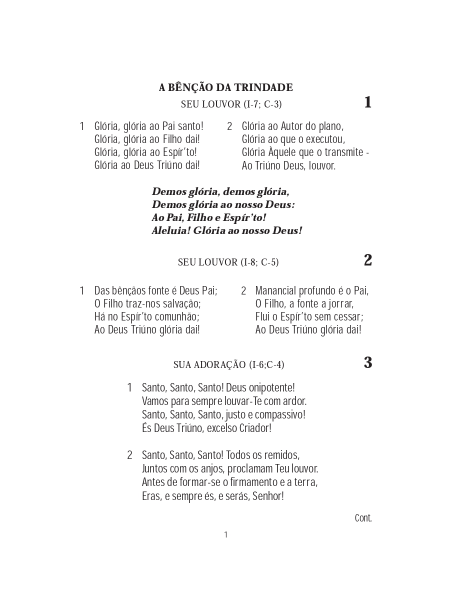
#> input picture images/8.2 Letras_page-0001.png, 905 x 1211 px, found by its file name (shown at 1/2 size); its folder holds only this picture in this run
$ python App.py   (older library calls are emulated)
#> lines starting #> are read from the running program, lines starting #| are printed output that depends on the picture; after the words box and inside, x2 and y2 are one past the last pixel; in counts of white or black regions, pixels touching at a corner belong together
### process_image/process_image.py
import cv2
import numpy as np
from PIL import Image

from utils.manipulate_images import *
from ocr.text_recog import *


def process_image(path_to_image):
    original_image = cv2.imread(path_to_image)
#> original_image is the input picture: shape (1211, 905, 3); mean B, G, R 248.1, 248, 248.2

    image_copy = original_image.copy()
    gray = cv2.cvtColor(image_copy, cv2.COLOR_BGR2GRAY)
    # show_image("Gray Image", gray)

    # downscaled_image = downscale_image(gray)
    _, threshold_image = get_threshold_image(gray, lower_threshold=200)
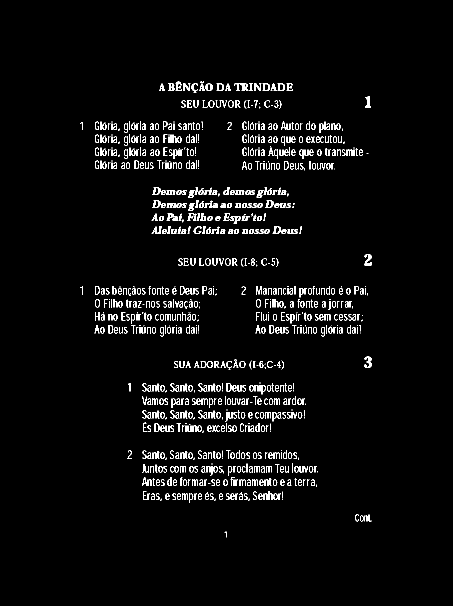
#> threshold_image: shape (1211, 905) (shown at 1/2 size); 3.5% white in thin lines or dots, all inside (x1, y1, x2, y2) = (160, 163, 744, 1075)
    dilated_image = dilate_image(threshold_image, x_rect=33, y_rect=33, iterations=5)
    contours, _ = get_contours(dilated_image)
    borders = get_borders_from_contours(contours)
    draw_borders(borders, gray)

    return crop_text_image(borders, gray)


def get_threshold_image(image, lower_threshold=230, upper_threshold=255):
    return cv2.threshold(image, lower_threshold, upper_threshold, cv2.THRESH_OTSU | cv2.THRESH_BINARY_INV)


def dilate_image(image, x_rect=18, y_rect=18, iterations=1):
#> called with x_rect = 33, y_rect = 33, iterations = 5
    rect_kernel = cv2.getStructuringElement(cv2.MORPH_RECT, (x_rect, y_rect))
    return cv2.dilate(image, rect_kernel, iterations=iterations)
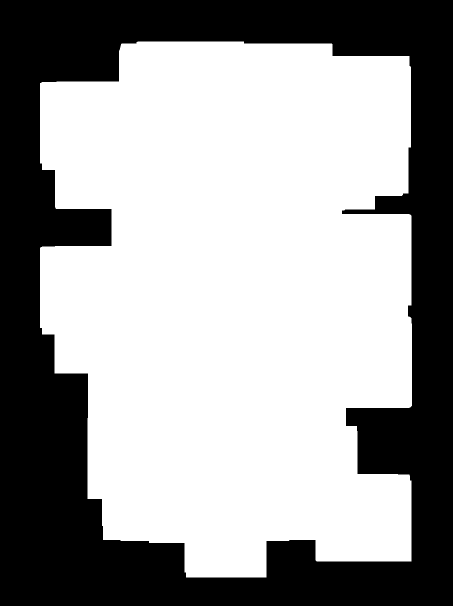
#> returned value: shape (1211, 905) (shown at 1/2 size); 61.6% white; 1 black region


def get_contours(image, mode=cv2.RETR_TREE, method=cv2.CHAIN_APPROX_SIMPLE):
#> in process_image, `contours, _ = get_contours(dilated_image)`: contours = 1 contour; box (x1, y1, x2, y2) and area: (80, 83, 824, 1155) 672780
    return cv2.findContours(image, mode, method)


def get_borders_from_contours(contours):
    borders = []
    for i, c in enumerate(contours):
        x, y, w, h = cv2.boundingRect(c)
        perimetro = ((w - x) * 2) + ((h - y) * 2)
        if perimetro > 3000:
            borders.append((i, x, y, x + w - 1, y + h - 1))
#> this loop made 1 pass
#> (x, y, w, h, perimetro) on pass 1: (80, 83, 744, 1072, 3306)
#> after the loop, borders = [(0, 80, 83, 823, 1154)]

    return borders


def get_edges_image(image, t_lower=100, t_upper=200, aperture_size=5):
    """Get image with Edges"""
    return cv2.Canny(np.asarray(image), t_lower, t_upper, aperture_size)

### utils/manipulate_images.py
from PIL import Image
import cv2 as cv


def draw_borders(borders, image):
    for border in borders:
        x, y, w, h = border[1], border[2], border[3], border[4]
        cv.rectangle(image, (x, y), (x + w, y + h), (0, 0, 0), 1)
#> this loop made 1 pass
#> (border, x, y, w, h) on pass 1: ((0, 80, 83, 823, 1154), 80, 83, 823, 1154)

    cv.imshow("Border", image)
    cv.waitKey()


def crop_text_image(borders, image):
    texts_image = []
    for border in borders:
        image_copy = image.copy()
        x, y, w, h = border[1], border[2], border[3], border[4]

        texts_image.append(image_copy[y:h, x:w])
#> after the loop, texts_image = 1 item

    return texts_image


# [12 lines left out: function downscale_image, not called in this run]

### ocr/text_recog.py
import cv2
import numpy as np
import os
import time
import pytesseract
from PIL import Image


def text_recog(text_im, lang):
    # apply thresholding to preprocess the image
#> called with lang = 'por'
    text_im = cv2.threshold(text_im, 210, 255, cv2.THRESH_BINARY)[1]
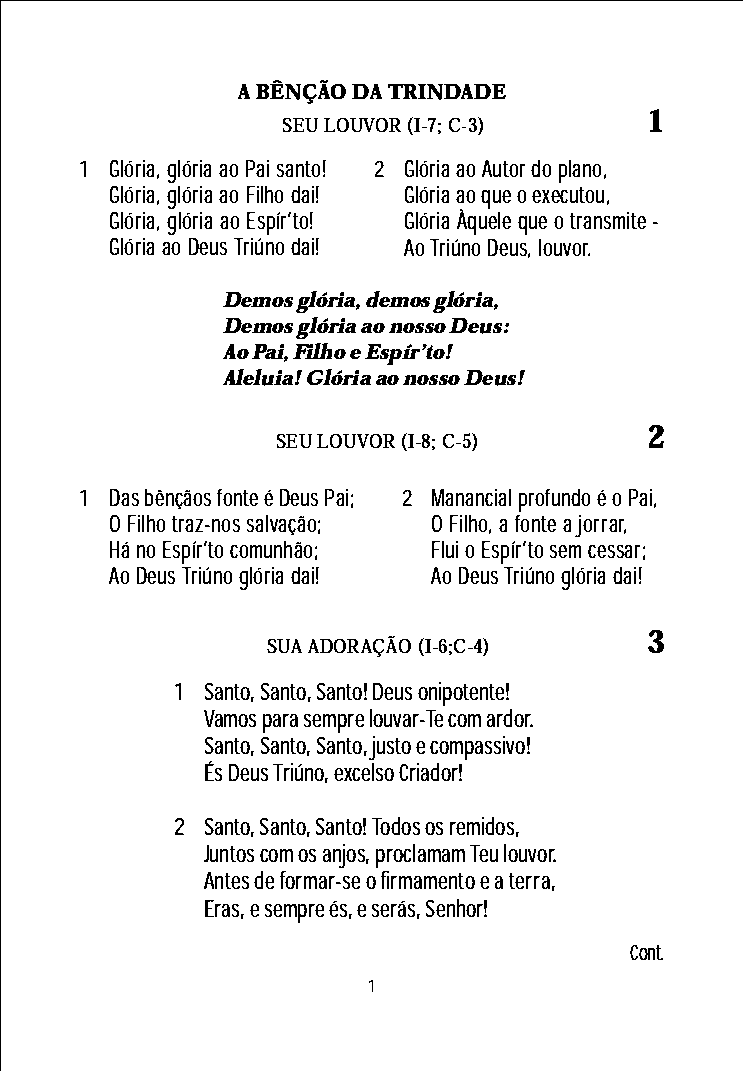
#> text_im: shape (1071, 743); 94.1% white; black in thin lines or dots
    cv2.imshow('Thrs', text_im)
    cv2.waitKey()

    # write the image to disk as a temporary file so we can
    # apply OCR to it
    filename = "{}.png".format(os.getpid())
    cv2.imwrite(filename, text_im)

    # load the image as a PIL/Pillow image, apply OCR, and then delete
    # the temporary file

    # The variable lang represents the traned data of tesseract ocr
    text = pytesseract.image_to_string(Image.open(filename), lang=lang)
    os.remove(filename)
    text = text.replace(" ", "")

    save_content(text, "hinario.txt")

    return text


# [11 lines left out: function save_content, not called in this run]

### App.py
from ocr.text_recog import*
from process_image.process_image import process_image

if __name__ == '__main__':
    path_to_images = "/home/anderson/dev/Convert-Image-To-Text/images/"
    lang = 'por'

    caminhos = [os.path.join(path_to_images, nome) for nome in os.listdir(path_to_images)]
    arquivos = [arq for arq in caminhos if os.path.isfile(arq)]
    jpgs = [arq for arq in arquivos if arq.lower().endswith(".png")]
    jpgs.sort()


    for image_path in jpgs:
        texts_image = process_image(image_path)

        for text in texts_image:
            text_recog(text, lang)
#> (the call stopped at in text_recog, `text = pytesseract.image_to_string(Image.open(filename), lang=lang)`: pytesseract is not available in this run)
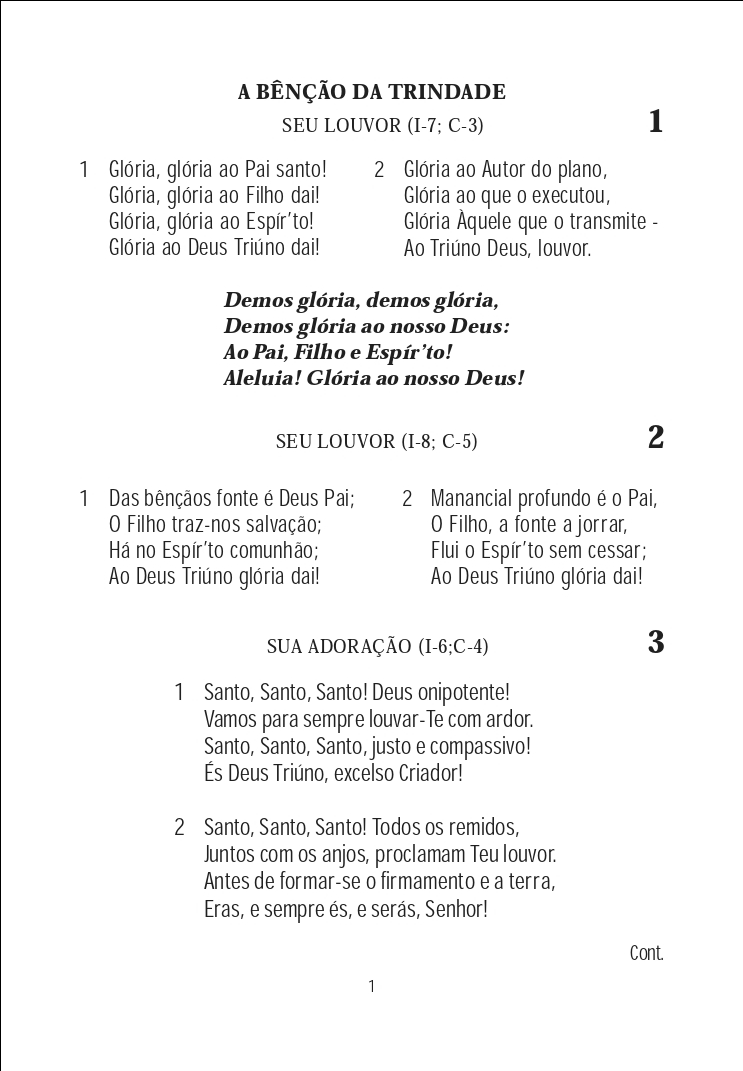
#> text: shape (1071, 743); min 0, max 255, mean 244.9

$ run again, on images/8.2 Letras_page-0040.png
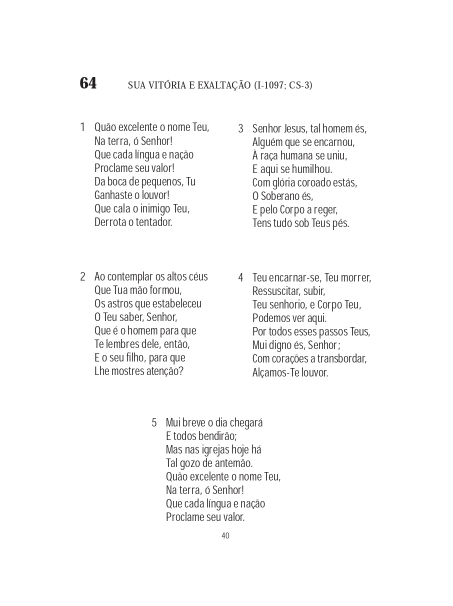
#> input picture images/8.2 Letras_page-0040.png, 905 x 1211 px, found by its file name (shown at 1/2 size)
#> in process_image, original_image is the input picture: shape (1211, 905, 3); mean B, G, R 248.4, 248.4, 248.5
#> in process_image, `_, threshold_image = get_threshold_image(gray, lower_threshold=200)`:
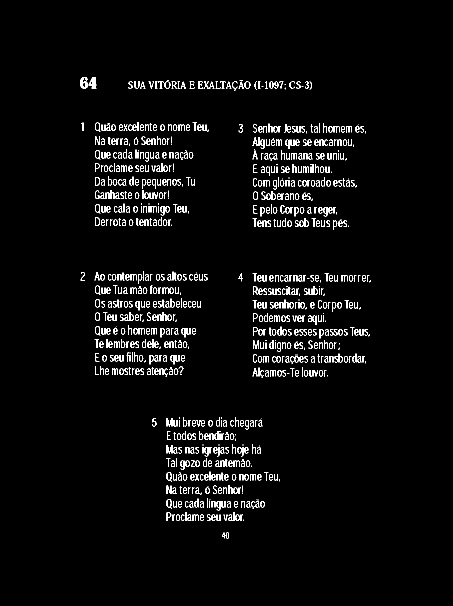
#> threshold_image: shape (1211, 905) (shown at 1/2 size); 3.3% white in thin lines or dots, all inside (x1, y1, x2, y2) = (160, 154, 741, 1077)
#> contours = 1 contour; box (x1, y1, x2, y2) and area: (80, 74, 821, 1157) 644369
#> the loop in get_borders_from_contours, `for i, c in enumerate(contours):` made 1 pass
#> (x, y, w, h, perimetro) on pass 1: (80, 74, 741, 1083, 3340)
#> after the loop in get_borders_from_contours, `for i, c in enumerate(contours):`: borders = [(0, 80, 74, 820, 1156)]
#> the loop in draw_borders, `for border in borders:` made 1 pass
#> (border, x, y, w, h) on pass 1: ((0, 80, 74, 820, 1156), 80, 74, 820, 1156)
#> the loop in crop_text_image, `for border in borders:` made 1 pass
#> after the loop in crop_text_image, `for border in borders:`: texts_image = 1 item
#> text_im: shape (1082, 740); 94.3% white; black in thin lines or dots
#> `text_recog(text, lang)`:
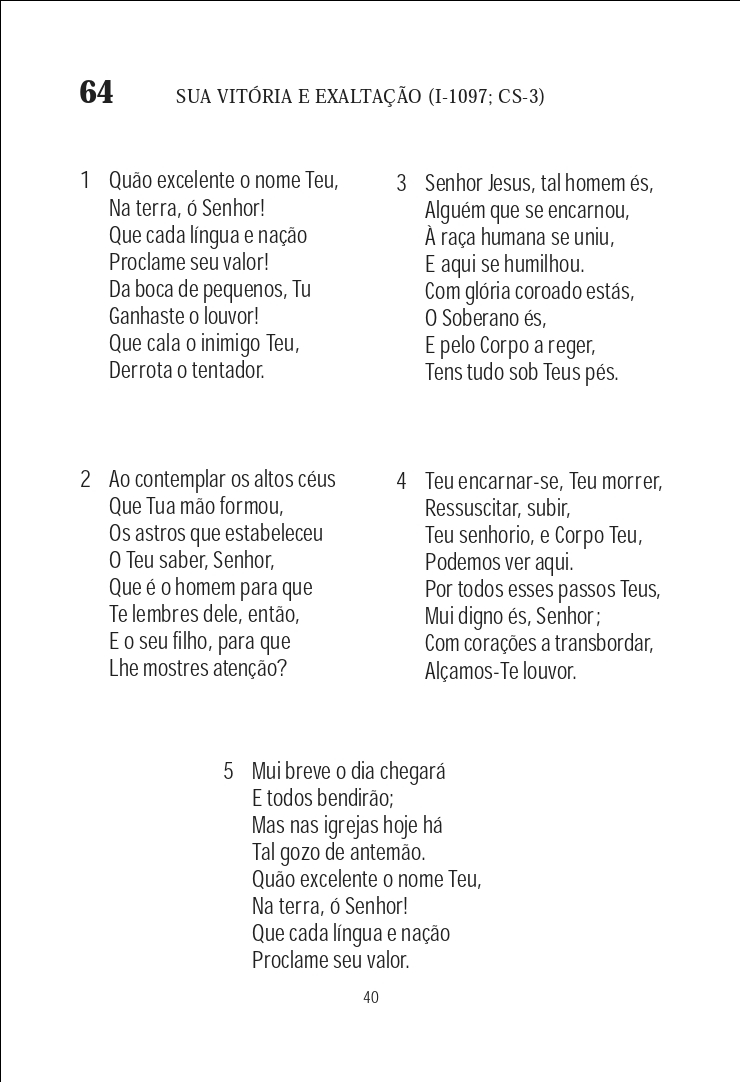
#> text: shape (1082, 740); min 0, max 255, mean 245.4

$ run again, on images/8.2 Letras_page-0048.png
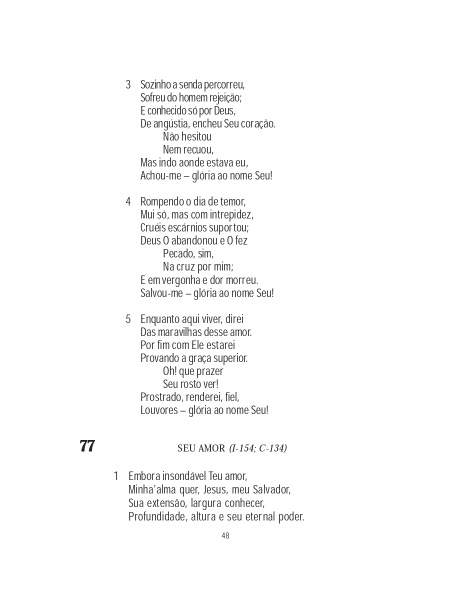
#> input picture images/8.2 Letras_page-0048.png, 905 x 1211 px, found by its file name (shown at 1/2 size)
#> in process_image, original_image is the input picture: shape (1211, 905, 3); mean B, G, R 249.9, 249.8, 249.9
#> in process_image, `_, threshold_image = get_threshold_image(gray, lower_threshold=200)`:
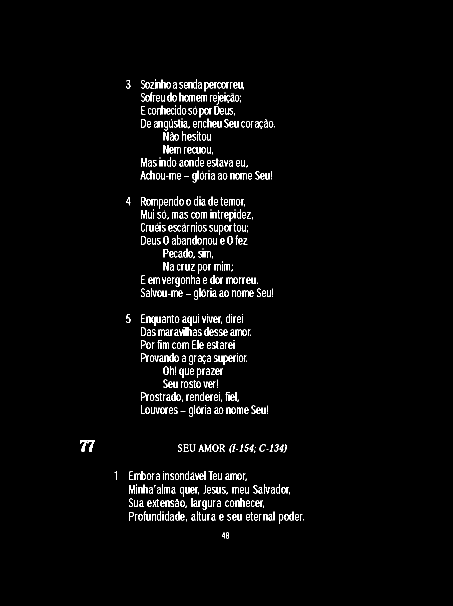
#> threshold_image: shape (1211, 905) (shown at 1/2 size); 2.6% white in thin lines or dots, all inside (x1, y1, x2, y2) = (160, 159, 607, 1077)
#> contours = 1 contour; box (x1, y1, x2, y2) and area: (80, 79, 687, 1157) 494214
#> the loop in get_borders_from_contours, `for i, c in enumerate(contours):` made 1 pass
#> (x, y, w, h, perimetro) on pass 1: (80, 79, 607, 1078, 3052)
#> after the loop in get_borders_from_contours, `for i, c in enumerate(contours):`: borders = [(0, 80, 79, 686, 1156)]
#> the loop in draw_borders, `for border in borders:` made 1 pass
#> (border, x, y, w, h) on pass 1: ((0, 80, 79, 686, 1156), 80, 79, 686, 1156)
#> the loop in crop_text_image, `for border in borders:` made 1 pass
#> after the loop in crop_text_image, `for border in borders:`: texts_image = 1 item
#> text_im: shape (1077, 606); 94.5% white; black in thin lines or dots
#> `text_recog(text, lang)`:
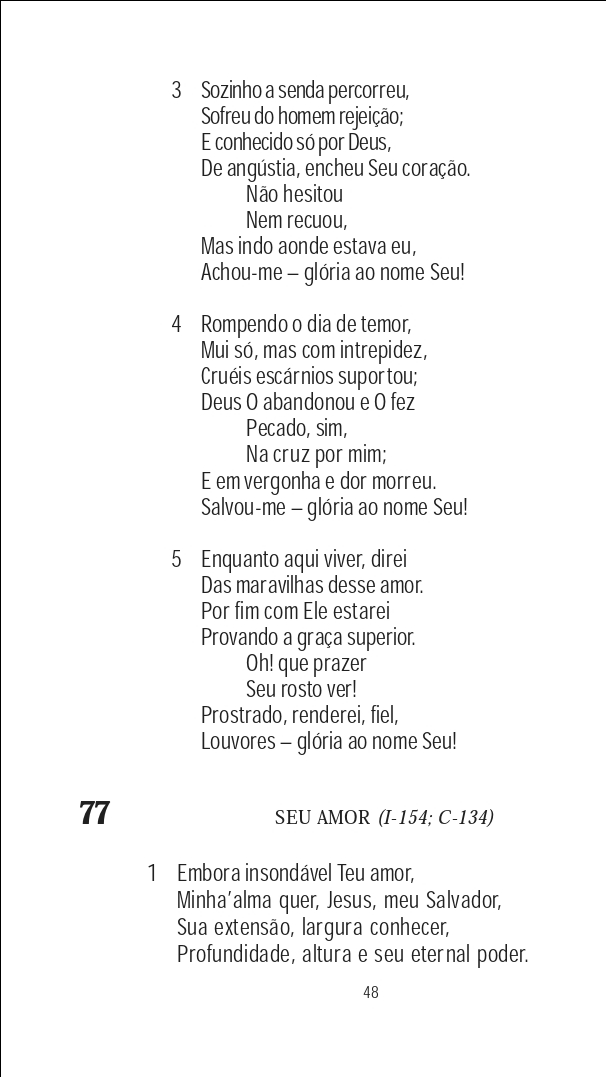
#> text: shape (1077, 606); min 0, max 255, mean 245.7
